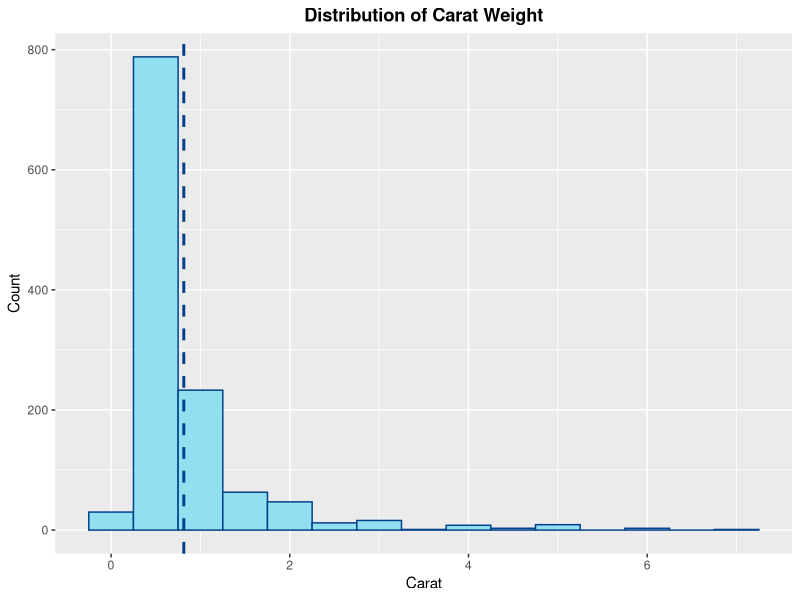
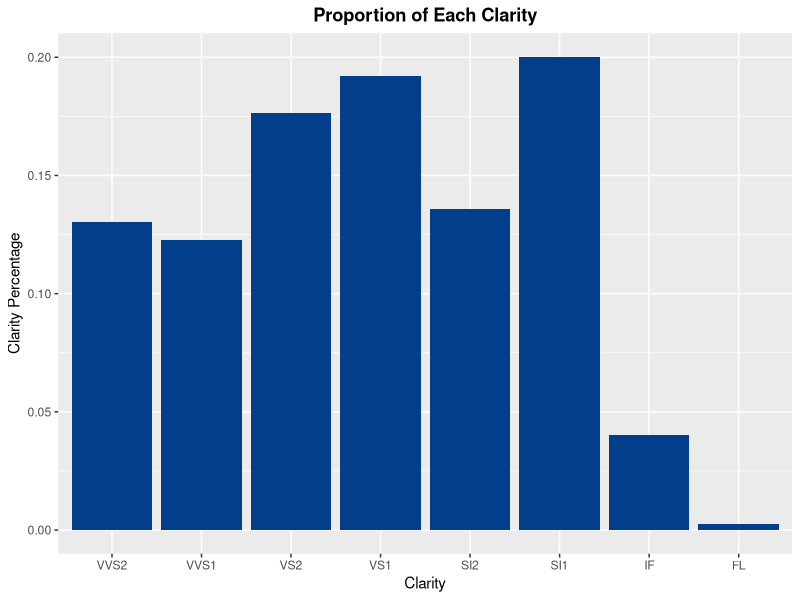
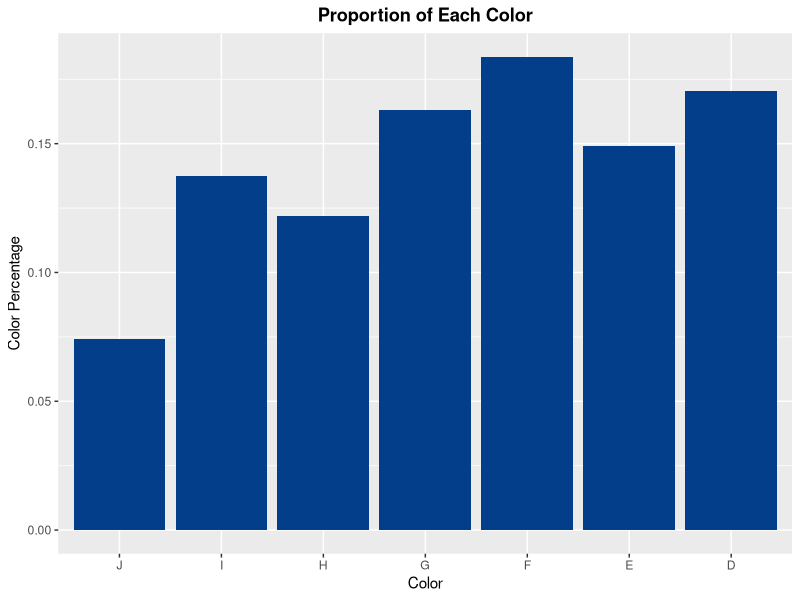
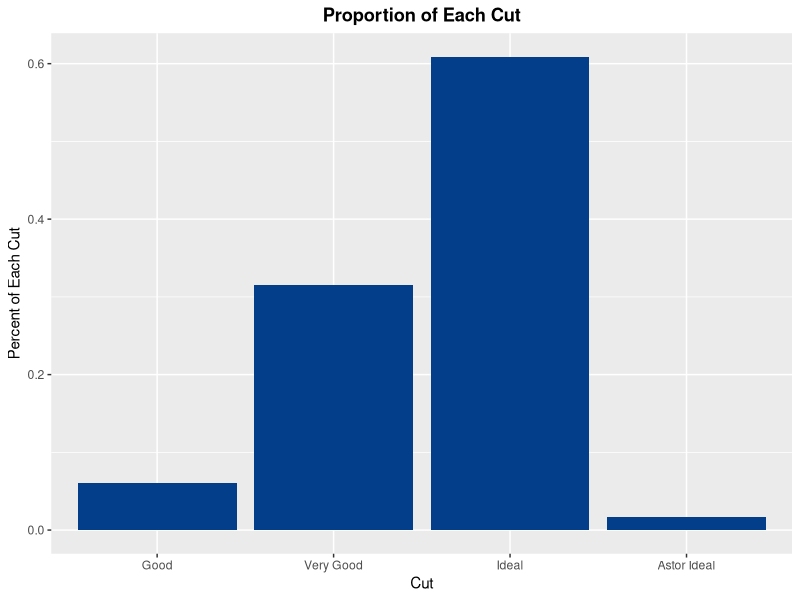
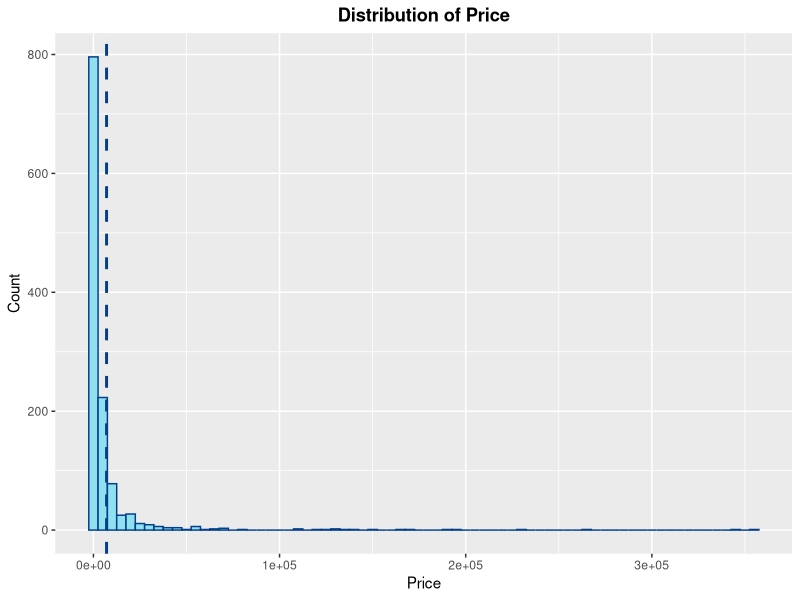
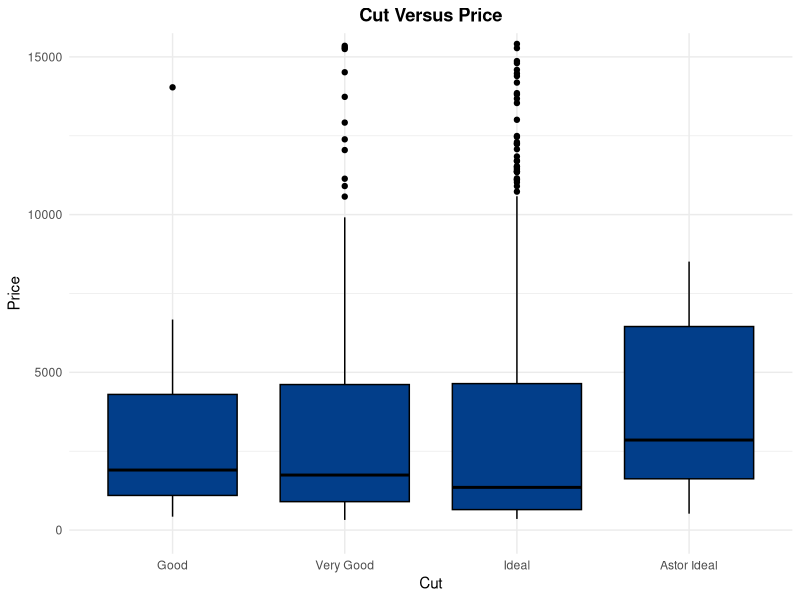
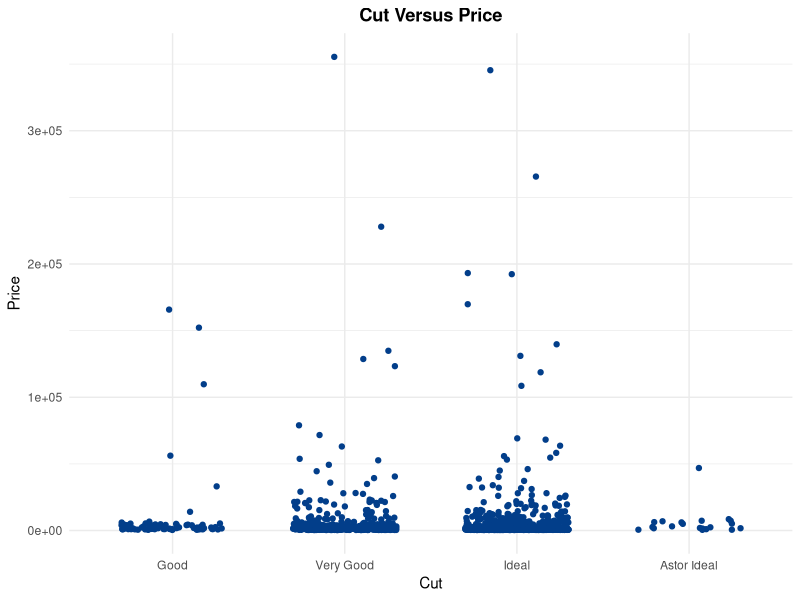
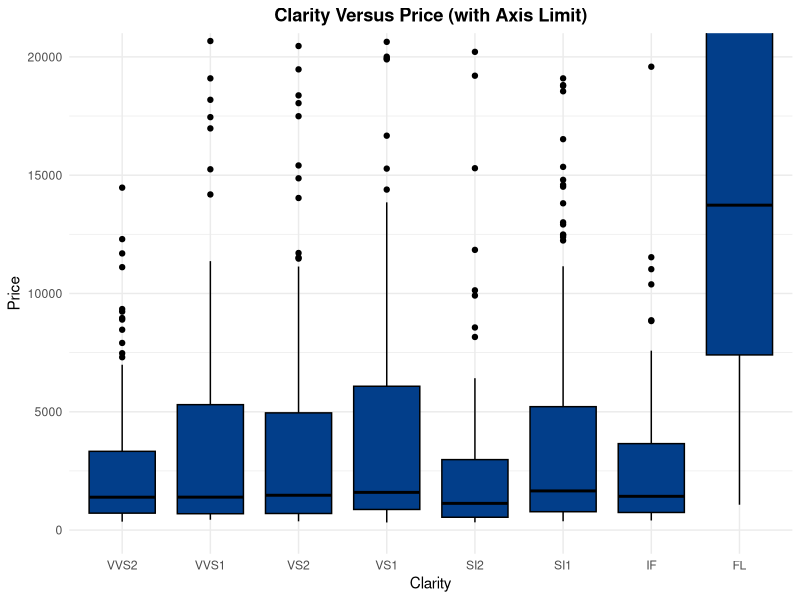

Write R code to recreate these figures, in order.
## ---- chunk 1
library(rmarkdown)
library(knitr)
library(tidyverse)
library(dplyr)
library(ggplot2)
## ---- chunk 2
diamonds <- read.csv("diamonds4.csv", header = TRUE)
## ---- chunk 3
clarityCats <- c("VVS2", "VVS1", "VS2", "VS1", "SI2", "SI1", "IF", "FL")
colorCats <- c("J","I","H","G","F","E","D")
cutCats <- c("Good", "Very Good", "Ideal", "Astor Ideal")
## ---- chunk 4
diamonds <- diamonds%>%
  mutate(clarity = factor(clarity, levels = clarityCats))%>%
  mutate(color = factor(color,levels = colorCats))%>%
  mutate(cut = factor(cut, levels = cutCats))
## ---- chunk 5
summary(diamonds$carat)

p<-ggplot(diamonds, aes(x=carat)) + 
  geom_histogram(binwidth=.5, colour="#023e8a", fill="#90e0ef")+
  labs(x='Carat', y='Count',title='Distribution of Carat Weight') + 
  theme(plot.title = element_text(hjust=0.5, face="bold")) 
p+ geom_vline(aes(xintercept=mean(carat)),
              color="#023e8a", linetype="dashed", linewidth=1)
## ---- chunk 6
newData_clarity<-diamonds%>%
  group_by(clarity)%>%
  dplyr::summarize(count=n())%>%
  mutate(Percent=count/nrow(diamonds))
ggplot(newData_clarity, aes(x=clarity, y=Percent))+
  geom_bar(stat='identity', fill="#023e8a")+
  theme(plot.title = element_text(hjust=0.5, face="bold")) +
  labs(x='Clarity', y='Clarity Percentage', title='Proportion of Each Clarity')
## ---- chunk 7
newData_color<-diamonds%>%
  group_by(color)%>%
  dplyr::summarize(count=n())%>%
  mutate(Percent=count/nrow(diamonds))
ggplot(newData_color, aes(x=color, y=Percent))+
  geom_bar(stat='identity', fill='#023e8a')+
  theme(plot.title = element_text(hjust=0.5, face="bold")) +
  labs(x='Color', y='Color Percentage', title='Proportion of Each Color')
## ---- chunk 8
newData_cut<-diamonds%>%
  group_by(cut)%>%
  dplyr::summarize(count=n())%>%
  mutate(Percent=count/nrow(diamonds))
ggplot(newData_cut, aes(x=cut, y=Percent))+
  geom_bar(stat='identity', fill='#023e8a')+
  theme(plot.title = element_text(hjust=0.5, face="bold")) +
  labs(x='Cut', y='Percent of Each Cut', title='Proportion of Each Cut')
## ---- chunk 9
summary(diamonds$price)

p1<-ggplot(diamonds, aes(x=price)) + 
  geom_histogram(binwidth = 5000, bins=50, color="#023e8a", fill="#90e0ef")+
  theme(plot.title = element_text(hjust=0.5, face="bold")) +
  labs(x='Price', y='Count',title='Distribution of Price')
p1+ geom_vline(aes(xintercept=mean(price)),
              color="#023e8a", linetype="dashed", linewidth=1)
## ---- chunk 10
ggplot(diamonds, aes(x=cut, y=price))+
  geom_boxplot(fill='#023e8a', color='black')+
  coord_cartesian(ylim = c(0, 15000))+
  theme_minimal() +
  theme(plot.title = element_text(hjust=0.5, face="bold")) +
  labs(x='Cut', y='Price',title='Cut Versus Price')

ggplot(diamonds, aes(x = cut, y = price)) +
  geom_jitter(width = 0.3, height = 0.3, color='#023e8a')+
  theme_minimal() +
  theme(plot.title = element_text(hjust=0.5, face="bold")) +
  labs(x='Cut', y='Price',title='Cut Versus Price')
## ---- chunk 11
ggplot(diamonds, aes(x=clarity, y=price))+
  geom_boxplot(fill='#023e8a', color='black')+
  coord_cartesian(ylim = c(0, 20000))+
  theme_minimal() +
  theme(plot.title = element_text(hjust=0.5, face="bold")) +
  labs(x='Clarity', y='Price',title='Clarity Versus Price (with Axis Limit)')

ggplot(diamonds, aes(x=clarity, y=price))+
  geom_boxplot(fill='#023e8a', color='black')+
  theme_minimal() +
  theme(plot.title = element_text(hjust=0.5, face="bold")) +
  labs(x='Clarity', y='Price',title='Clarity Versus Price (without Axis Limit)')

ggplot(diamonds, aes(x = clarity, y = price)) +
  geom_jitter(width = 0.3, height = 0.3, color='#023e8a')+
  theme_minimal() +
  theme(plot.title = element_text(hjust=0.5, face="bold")) +
  labs(x='Clarity', y='Price',title='Clarity Versus Price')
## ---- chunk 12
ggplot(diamonds, aes(x=color, y=price))+
  geom_boxplot(fill='#023e8a', color='black')+
  coord_cartesian(ylim = c(0, 15000))+
  theme_minimal() +
  theme(plot.title = element_text(hjust=0.5, face="bold")) +
  labs(x='Color', y='Price', title='Color Versus Price')

ggplot(diamonds, aes(x = color, y = price)) +
  geom_jitter(width = 0.3, height = 0.3, color='#023e8a')+
  theme_minimal() +
  theme(plot.title = element_text(hjust=0.5, face="bold")) +
  labs(x='Color', y='Price', title='Color Versus Price')
## ---- chunk 13
ystar <- log(diamonds$price)
diamonds1<-data.frame(diamonds,ystar)

xstar<-log(diamonds$carat)
diamonds1<-data.frame(diamonds,xstar)

ggplot(diamonds1, aes(x=xstar,y=ystar))+
  geom_point(color='#023e8a')+
  geom_smooth(method = "lm", se=FALSE, color='black')+
  theme(plot.title = element_text(hjust=0.5, face="bold")) +
  labs(x='Log of Carat',y='Log of Price', title='Log of Carat Versus Log of Price')
## ---- chunk 14
ggplot(diamonds, aes(x=cut, y=price, fill = clarity))+
  geom_boxplot() +
  ylim(0,10000) +
  theme(plot.title = element_text(hjust=0.5, face="bold")) +
  labs(x='Cut', y='Price', title='Cut Versus Price') +
  scale_fill_manual(values=c("#ade8f4", "#90e0ef", "#48cae4", "#00b4d8", "#0096c7", "#0077b6", "#023e8a", "#03045e"))
## ---- chunk 15
agg_tbl <- diamonds %>% group_by(color,cut) %>% 
  summarise(total_count=n())
corr<-agg_tbl %>% 
  group_by(color) %>% 
  mutate(percent = prop.table(total_count))
         
ggplot(corr, aes(x=color, y=percent, fill=cut))+
  geom_bar(stat='identity',position='fill')+
  theme(plot.title = element_text(hjust=0.5, face="bold")) +
  labs(x= 'Color', y='Proportion', title="Proportion of Color by Cut") +
  scale_fill_manual(values=c("#ade8f4", "#48cae4", "#0077b6", "#023e8a"))

## ---- chunk 16
diamonds$cut <- factor(diamonds$cut, levels = c("Good", "Very Good", "Ideal", "Astor Ideal"))
diamonds$clarity <- factor(diamonds$clarity, levels = c("VVS2", "VVS1", "VS2", "VS1", "SI2", "SI1", "IF", "FL"))
ggplot(diamonds,aes(x=clarity, fill=cut))+
  geom_bar(position = "fill") +
  theme(plot.title = element_text(hjust=0.5, face="bold")) +
  labs(x='Cut',y='Clarity', title='Proportions of Cut by Clarity') + 
  scale_fill_manual(values=c("#ade8f4", "#48cae4", "#0077b6", "#023e8a"))

## ---- chunk 17
ggplot(diamonds, aes(x=carat,y=price))+
  geom_point(alpha=0.2, color='#023e8a')+
  theme(plot.title = element_text(hjust=0.5, face="bold")) +
  labs(x="Carat", y="Price", title="Price Against Carat by Clarity") +
  facet_wrap(~clarity)
## ---- chunk 18
bin1Data<-diamonds%>%
  filter(diamonds$carat>=1.8 & diamonds$carat<1.9)
bin2Data<-diamonds%>%
  filter(diamonds$carat>=1.9 & diamonds$carat<2.0)
bin3Data<-diamonds%>%
  filter(diamonds$carat>=2.0 & diamonds$carat<2.1)
bin4Data<-diamonds%>%
  filter(diamonds$carat>=2.1 & diamonds$carat<2.2)

ggplot(diamonds, aes(x=carat,y=price))+
  geom_point()+
  coord_cartesian(xlim=c(1.8,2.2), ylim=c(5000,40000))+
  geom_segment(x=1.8, xend=1.9, y = mean(bin1Data$price), yend=mean(bin1Data$price), linetype="solid", color = "#ade8f4", linewidth=1)+
  geom_segment(x=1.9, xend=2.0, y = mean(bin2Data$price), yend=mean(bin2Data$price), linetype="solid", color = "#48cae4", linewidth=1)+
  geom_segment(x=2.0, xend=2.1, y = mean(bin3Data$price), yend=mean(bin3Data$price), linetype="solid", color = "#0077b6", linewidth=1)+
  geom_segment(x=2.1, xend=2.2, y = mean(bin4Data$price), yend=mean(bin4Data$price), linetype="solid", color = "#023e8a", linewidth=1) +
  theme(plot.title = element_text(hjust=0.5, face="bold")) +
  labs(x="Carat", y="Price", title="Price Versus Carat (Axis Limit from 1.8 to 2.2 Carats)")
## ---- chunk 19
bin1Data2<-diamonds%>%
  filter(diamonds$carat>=0.8 & diamonds$carat<0.9)
bin2Data2<-diamonds%>%
  filter(diamonds$carat>=0.9 & diamonds$carat<1.0)
bin3Data2<-diamonds%>%
  filter(diamonds$carat>=1.0 & diamonds$carat<1.1)
bin4Data2<-diamonds%>%
  filter(diamonds$carat>=1.1 & diamonds$carat<1.2)

ggplot(diamonds, aes(x=carat,y=price))+
  geom_point()+
  coord_cartesian(xlim=c(0.8,1.2), ylim=c(0,20000))+
  geom_segment(x=0.8, xend=0.9, y = mean(bin1Data2$price), yend=mean(bin1Data2$price), linetype="solid", color = "#ade8f4", linewidth=1)+
  geom_segment(x=0.9, xend=1.0, y = mean(bin2Data2$price), yend=mean(bin2Data2$price), linetype="solid", color = "#48cae4", linewidth=1)+
  geom_segment(x=1.0, xend=1.1, y = mean(bin3Data2$price), yend=mean(bin3Data2$price), linetype="solid", color = "#0077b6", linewidth=1)+
  geom_segment(x=1.1, xend=1.2, y = mean(bin4Data2$price), yend=mean(bin4Data2$price), linetype="solid", color = "#023e8a", linewidth=1) +
  theme(plot.title = element_text(hjust=0.5, face="bold")) +
  labs(x="Carat", y="Price", title="Price Versus Carat (Axis Limit from 0.8 to 1.2 Carats)")
## ---- chunk 20
ggplot(diamonds, aes(x=carat,y=price))+
geom_point(color='#023e8a')+
geom_smooth(method = "lm", se=FALSE, color="black")+
theme(plot.title = element_text(hjust=0.5, face="bold")) +
  labs(x='Carat',y='Price', title='Price Against Carat')
## ---- chunk 21
result<-lm(price~carat, data=diamonds)
plot(result)
## ---- chunk 22
shapiro.test(result$residuals)
## ---- chunk 23
MASS::boxcox(result, lambda = seq(.2, 0.4, 1/20))
## ---- chunk 24
pricestar <- (diamonds$price)^.3
ggplot(diamonds, aes(x=carat,y=pricestar))+
geom_point(color="#023e8a")+
theme(plot.title = element_text(hjust=0.5, face="bold")) +
geom_smooth(method = "lm", se=FALSE, color="black")+
labs(x="Carat", y="Price^.3", title="Price Against Carat")
## ---- chunk 25
pricestar <- (diamonds$price)^.2
ggplot(diamonds, aes(x=carat,y=pricestar))+
geom_point(color="#023e8a")+
theme(plot.title = element_text(hjust=0.5, face="bold")) +
geom_smooth(method = "lm", se=FALSE, color="black")+
labs(x="Carat", y="Price^.2", title="Price Against Carat")
## ---- chunk 26
pricestar.1 <- (diamonds$price)^.1
ggplot(diamonds, aes(x=carat,y=pricestar.1))+
geom_point(color="#023e8a")+
geom_smooth(method = "lm", se=FALSE, color="black")+
theme(plot.title = element_text(hjust=0.5, face="bold")) +
labs(x="Carat", y="Price^.1", title="Price Against Carat")
## ---- chunk 27
pricestarlog <- log(diamonds$price)
ggplot(diamonds, aes(x=carat,y=pricestarlog))+
geom_point(color="#023e8a")+
geom_smooth(method = "lm", se=FALSE, color="black")+
theme(plot.title = element_text(hjust=0.5, face="bold")) +
labs(x="Carat", y="Log of Price", title="Log of Price Against Log of Carat")
## ---- chunk 28
resultstar<-lm(pricestar.1~carat, data=diamonds)
par(mfrow=c(2,2))
plot(resultstar)
## ---- chunk 29
resultstar<-lm(pricestarlog~carat, data=diamonds)
par(mfrow=c(2,2))
plot(resultstar)
## ---- chunk 30
caratstar <- log(diamonds$carat)
ggplot(diamonds, aes(x=caratstar,y=pricestarlog))+
geom_point(color="#023e8a")+
geom_smooth(method = "lm", se=FALSE, color="black")+
theme(plot.title = element_text(hjust=0.5, face="bold")) +
labs(x="Log of Carat", y="Log of Price", title="Log of Price Against Log of Carat")
## ---- chunk 31
resultstar<-lm(pricestarlog~caratstar, data=diamonds)
par(mfrow=c(2,2))
plot(resultstar)
## ---- chunk 32
summary(resultstar)
